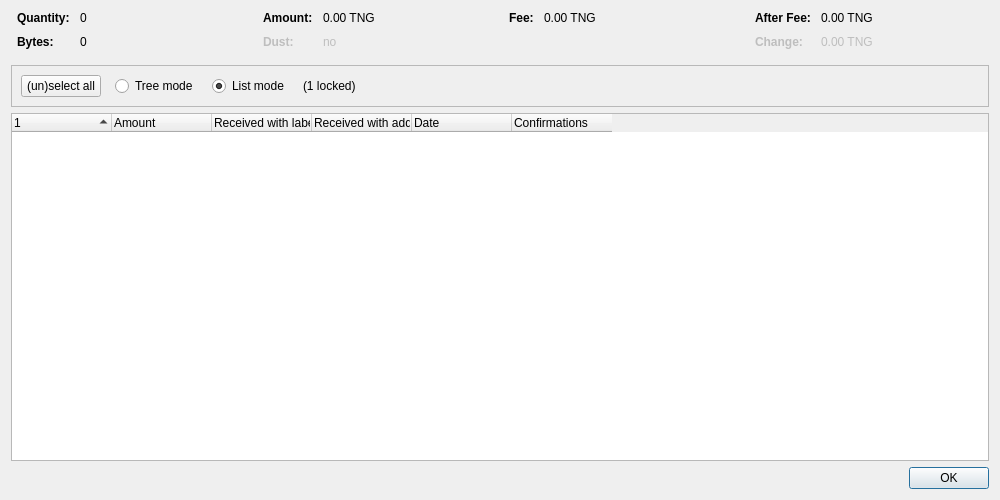
<?xml version="1.0" encoding="UTF-8"?>
<ui version="4.0">
 <class>CoinControlDialog</class>
 <widget class="QDialog" name="CoinControlDialog">
  <property name="geometry">
   <rect>
    <x>0</x>
    <y>0</y>
    <width>1000</width>
    <height>500</height>
   </rect>
  </property>
  <property name="windowTitle">
   <string>Coin Selection</string>
  </property>
  <layout class="QVBoxLayout" name="verticalLayout">
   <item>
    <layout class="QHBoxLayout" name="horizontalLayoutTop" stretch="0,0,0,0">
     <property name="topMargin">
      <number>0</number>
     </property>
     <property name="bottomMargin">
      <number>10</number>
     </property>
     <item>
      <layout class="QFormLayout" name="formLayoutCoinControl1">
       <property name="horizontalSpacing">
        <number>10</number>
       </property>
       <property name="verticalSpacing">
        <number>10</number>
       </property>
       <property name="leftMargin">
        <number>6</number>
       </property>
       <property name="rightMargin">
        <number>6</number>
       </property>
       <item row="0" column="0">
        <widget class="QLabel" name="labelCoinControlQuantityText">
         <property name="font">
          <font>
           <weight>75</weight>
           <bold>true</bold>
          </font>
         </property>
         <property name="text">
          <string>Quantity:</string>
         </property>
        </widget>
       </item>
       <item row="0" column="1">
        <widget class="QLabel" name="labelCoinControlQuantity">
         <property name="cursor">
          <cursorShape>IBeamCursor</cursorShape>
         </property>
         <property name="contextMenuPolicy">
          <enum>Qt::ActionsContextMenu</enum>
         </property>
         <property name="text">
          <string notr="true">0</string>
         </property>
         <property name="textInteractionFlags">
          <set>Qt::LinksAccessibleByMouse|Qt::TextSelectableByKeyboard|Qt::TextSelectableByMouse</set>
         </property>
        </widget>
       </item>
       <item row="1" column="0">
        <widget class="QLabel" name="labelCoinControlBytesText">
         <property name="font">
          <font>
           <weight>75</weight>
           <bold>true</bold>
          </font>
         </property>
         <property name="text">
          <string>Bytes:</string>
         </property>
        </widget>
       </item>
       <item row="1" column="1">
        <widget class="QLabel" name="labelCoinControlBytes">
         <property name="cursor">
          <cursorShape>IBeamCursor</cursorShape>
         </property>
         <property name="contextMenuPolicy">
          <enum>Qt::ActionsContextMenu</enum>
         </property>
         <property name="text">
          <string notr="true">0</string>
         </property>
         <property name="textInteractionFlags">
          <set>Qt::LinksAccessibleByMouse|Qt::TextSelectableByKeyboard|Qt::TextSelectableByMouse</set>
         </property>
        </widget>
       </item>
      </layout>
     </item>
     <item>
      <layout class="QFormLayout" name="formLayoutCoinControl2">
       <property name="horizontalSpacing">
        <number>10</number>
       </property>
       <property name="verticalSpacing">
        <number>10</number>
       </property>
       <property name="leftMargin">
        <number>6</number>
       </property>
       <property name="rightMargin">
        <number>6</number>
       </property>
       <item row="0" column="0">
        <widget class="QLabel" name="labelCoinControlAmountText">
         <property name="font">
          <font>
           <weight>75</weight>
           <bold>true</bold>
          </font>
         </property>
         <property name="text">
          <string>Amount:</string>
         </property>
        </widget>
       </item>
       <item row="0" column="1">
        <widget class="QLabel" name="labelCoinControlAmount">
         <property name="cursor">
          <cursorShape>IBeamCursor</cursorShape>
         </property>
         <property name="contextMenuPolicy">
          <enum>Qt::ActionsContextMenu</enum>
         </property>
         <property name="text">
          <string notr="true">0.00 TNG</string>
         </property>
         <property name="textInteractionFlags">
          <set>Qt::LinksAccessibleByMouse|Qt::TextSelectableByKeyboard|Qt::TextSelectableByMouse</set>
         </property>
        </widget>
       </item>
       <item row="1" column="0">
        <widget class="QLabel" name="labelCoinControlLowOutputText">
         <property name="enabled">
          <bool>false</bool>
         </property>
         <property name="font">
          <font>
           <weight>75</weight>
           <bold>true</bold>
          </font>
         </property>
         <property name="text">
          <string>Dust:</string>
         </property>
        </widget>
       </item>
       <item row="1" column="1">
        <widget class="QLabel" name="labelCoinControlLowOutput">
         <property name="enabled">
          <bool>false</bool>
         </property>
         <property name="cursor">
          <cursorShape>IBeamCursor</cursorShape>
         </property>
         <property name="contextMenuPolicy">
          <enum>Qt::ActionsContextMenu</enum>
         </property>
         <property name="text">
          <string notr="true">no</string>
         </property>
         <property name="textInteractionFlags">
          <set>Qt::LinksAccessibleByMouse|Qt::TextSelectableByKeyboard|Qt::TextSelectableByMouse</set>
         </property>
        </widget>
       </item>
      </layout>
     </item>
     <item>
      <layout class="QFormLayout" name="formLayoutCoinControl3">
       <property name="horizontalSpacing">
        <number>10</number>
       </property>
       <property name="verticalSpacing">
        <number>10</number>
       </property>
       <property name="leftMargin">
        <number>6</number>
       </property>
       <property name="rightMargin">
        <number>6</number>
       </property>
       <item row="0" column="0">
        <widget class="QLabel" name="labelCoinControlFeeText">
         <property name="font">
          <font>
           <weight>75</weight>
           <bold>true</bold>
          </font>
         </property>
         <property name="text">
          <string>Fee:</string>
         </property>
        </widget>
       </item>
       <item row="0" column="1">
        <widget class="QLabel" name="labelCoinControlFee">
         <property name="cursor">
          <cursorShape>IBeamCursor</cursorShape>
         </property>
         <property name="contextMenuPolicy">
          <enum>Qt::ActionsContextMenu</enum>
         </property>
         <property name="text">
          <string notr="true">0.00 TNG</string>
         </property>
         <property name="textInteractionFlags">
          <set>Qt::LinksAccessibleByMouse|Qt::TextSelectableByKeyboard|Qt::TextSelectableByMouse</set>
         </property>
        </widget>
       </item>
      </layout>
     </item>
     <item>
      <layout class="QFormLayout" name="formLayoutCoinControl4">
       <property name="horizontalSpacing">
        <number>10</number>
       </property>
       <property name="verticalSpacing">
        <number>10</number>
       </property>
       <property name="leftMargin">
        <number>6</number>
       </property>
       <property name="rightMargin">
        <number>6</number>
       </property>
       <item row="0" column="0">
        <widget class="QLabel" name="labelCoinControlAfterFeeText">
         <property name="font">
          <font>
           <weight>75</weight>
           <bold>true</bold>
          </font>
         </property>
         <property name="text">
          <string>After Fee:</string>
         </property>
        </widget>
       </item>
       <item row="0" column="1">
        <widget class="QLabel" name="labelCoinControlAfterFee">
         <property name="cursor">
          <cursorShape>IBeamCursor</cursorShape>
         </property>
         <property name="contextMenuPolicy">
          <enum>Qt::ActionsContextMenu</enum>
         </property>
         <property name="text">
          <string notr="true">0.00 TNG</string>
         </property>
         <property name="textInteractionFlags">
          <set>Qt::LinksAccessibleByMouse|Qt::TextSelectableByKeyboard|Qt::TextSelectableByMouse</set>
         </property>
        </widget>
       </item>
       <item row="1" column="0">
        <widget class="QLabel" name="labelCoinControlChangeText">
         <property name="enabled">
          <bool>false</bool>
         </property>
         <property name="font">
          <font>
           <weight>75</weight>
           <bold>true</bold>
          </font>
         </property>
         <property name="text">
          <string>Change:</string>
         </property>
        </widget>
       </item>
       <item row="1" column="1">
        <widget class="QLabel" name="labelCoinControlChange">
         <property name="enabled">
          <bool>false</bool>
         </property>
         <property name="cursor">
          <cursorShape>IBeamCursor</cursorShape>
         </property>
         <property name="contextMenuPolicy">
          <enum>Qt::ActionsContextMenu</enum>
         </property>
         <property name="text">
          <string notr="true">0.00 TNG</string>
         </property>
         <property name="textInteractionFlags">
          <set>Qt::LinksAccessibleByMouse|Qt::TextSelectableByKeyboard|Qt::TextSelectableByMouse</set>
         </property>
        </widget>
       </item>
      </layout>
     </item>
    </layout>
   </item>
   <item>
    <widget class="QFrame" name="frame">
     <property name="minimumSize">
      <size>
       <width>0</width>
       <height>40</height>
      </size>
     </property>
     <property name="frameShape">
      <enum>QFrame::StyledPanel</enum>
     </property>
     <property name="frameShadow">
      <enum>QFrame::Sunken</enum>
     </property>
     <layout class="QHBoxLayout" name="horizontalLayout">
      <item>
       <layout class="QHBoxLayout" name="horizontalLayoutPanel" stretch="0,0,0,0,0">
        <property name="spacing">
         <number>14</number>
        </property>
        <item>
         <widget class="QPushButton" name="pushButtonSelectAll">
          <property name="sizePolicy">
           <sizepolicy hsizetype="Maximum" vsizetype="Fixed">
            <horstretch>0</horstretch>
            <verstretch>0</verstretch>
           </sizepolicy>
          </property>
          <property name="text">
           <string>(un)select all</string>
          </property>
          <property name="autoDefault">
           <bool>false</bool>
          </property>
         </widget>
        </item>
        <item>
         <widget class="QRadioButton" name="radioTreeMode">
          <property name="sizePolicy">
           <sizepolicy hsizetype="Maximum" vsizetype="Fixed">
            <horstretch>0</horstretch>
            <verstretch>0</verstretch>
           </sizepolicy>
          </property>
          <property name="text">
           <string>Tree mode</string>
          </property>
         </widget>
        </item>
        <item>
         <widget class="QRadioButton" name="radioListMode">
          <property name="sizePolicy">
           <sizepolicy hsizetype="Maximum" vsizetype="Fixed">
            <horstretch>0</horstretch>
            <verstretch>0</verstretch>
           </sizepolicy>
          </property>
          <property name="text">
           <string>List mode</string>
          </property>
          <property name="checked">
           <bool>true</bool>
          </property>
         </widget>
        </item>
        <item>
         <widget class="QLabel" name="labelLocked">
          <property name="text">
           <string notr="true">(1 locked)</string>
          </property>
         </widget>
        </item>
        <item>
         <spacer name="horizontalSpacer">
          <property name="orientation">
           <enum>Qt::Horizontal</enum>
          </property>
          <property name="sizeHint" stdset="0">
           <size>
            <width>40</width>
            <height>20</height>
           </size>
          </property>
         </spacer>
        </item>
       </layout>
      </item>
     </layout>
    </widget>
   </item>
   <item>
    <widget class="CoinControlTreeWidget" name="treeWidget">
     <property name="contextMenuPolicy">
      <enum>Qt::CustomContextMenu</enum>
     </property>
     <property name="sortingEnabled">
      <bool>false</bool>
     </property>
     <property name="columnCount">
      <number>6</number>
     </property>
     <attribute name="headerShowSortIndicator" stdset="0">
      <bool>true</bool>
     </attribute>
     <attribute name="headerStretchLastSection">
      <bool>false</bool>
     </attribute>
     <column>
      <property name="text">
       <string/>
      </property>
     </column>
     <column>
      <property name="text">
       <string>Amount</string>
      </property>
     </column>
     <column>
      <property name="text">
       <string>Received with label</string>
      </property>
     </column>
     <column>
      <property name="text">
       <string>Received with address</string>
      </property>
     </column>
     <column>
      <property name="text">
       <string>Date</string>
      </property>
     </column>
     <column>
      <property name="text">
       <string>Confirmations</string>
      </property>
      <property name="toolTip">
       <string>Confirmed</string>
      </property>
     </column>
     <column>
      <property name="text">
       <string/>
      </property>
     </column>
     <column>
      <property name="text">
       <string/>
      </property>
     </column>
     <column>
      <property name="text">
       <string/>
      </property>
     </column>
     <column>
      <property name="text">
       <string/>
      </property>
     </column>
    </widget>
   </item>
   <item>
    <widget class="QDialogButtonBox" name="buttonBox">
     <property name="orientation">
      <enum>Qt::Horizontal</enum>
     </property>
     <property name="standardButtons">
      <set>QDialogButtonBox::Ok</set>
     </property>
    </widget>
   </item>
  </layout>
 </widget>
 <customwidgets>
  <customwidget>
   <class>CoinControlTreeWidget</class>
   <extends>QTreeWidget</extends>
   <header>qt/coincontroltreewidget.h</header>
  </customwidget>
 </customwidgets>
 <resources/>
 <connections/>
</ui>
